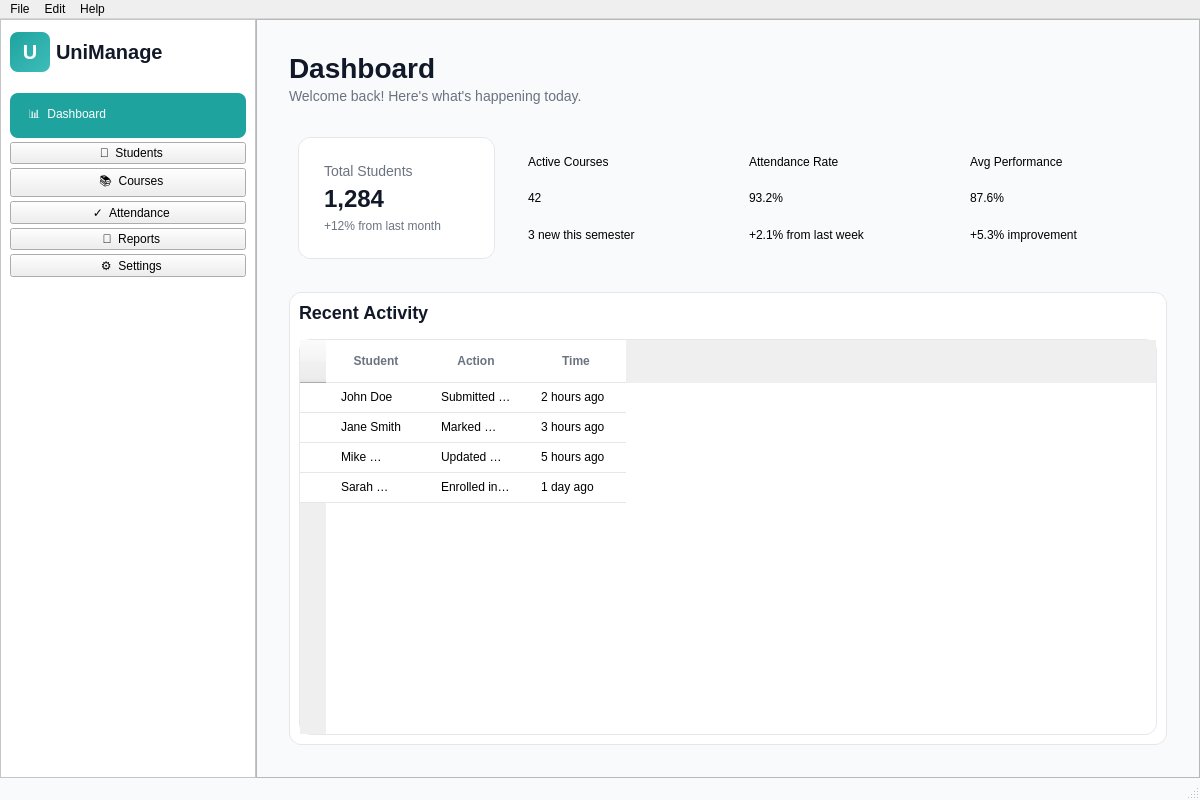
<?xml version="1.0" encoding="UTF-8"?>
<ui version="4.0">
 <class>MainWindow</class>
 <widget class="QMainWindow" name="MainWindow">
  <property name="geometry">
   <rect>
    <x>0</x>
    <y>0</y>
    <width>1200</width>
    <height>800</height>
   </rect>
  </property>
  <property name="windowTitle">
   <string>UniManage - Student Management System</string>
  </property>
  <property name="styleSheet">
   <string notr="true">
    QMainWindow {
      background-color: #F8FAFC;
    }
    QWidget#centralwidget {
      background-color: #F8FAFC;
    }
    QFrame#sidebar {
      background-color: #FFFFFF;
      border-right: 1px solid #E5E7EB;
    }
    QPushButton#menuButton {
      background-color: transparent;
      border: none;
      border-radius: 8px;
      padding: 12px;
      text-align: left;
      color: #6B7280;
    }
    QPushButton#menuButton:hover {
      background-color: #F3F4F6;
      color: #111827;
    }
    QPushButton#menuButton:checked {
      background-color: #1FA39F;
      color: #FFFFFF;
    }
    QFrame#statsCard {
      background-color: #FFFFFF;
      border: 1px solid #E5E7EB;
      border-radius: 12px;
      padding: 16px;
    }
    QLabel#cardTitle {
      color: #6B7280;
      font-size: 14px;
    }
    QLabel#cardValue {
      color: #111827;
      font-size: 24px;
      font-weight: 600;
    }
    QLabel#cardSubtext {
      color: #6B7280;
      font-size: 12px;
    }
    QTableWidget {
      background-color: #FFFFFF;
      border: 1px solid #E5E7EB;
      border-radius: 12px;
      gridline-color: #E5E7EB;
    }
    QTableWidget::item {
      padding: 12px;
      border-bottom: 1px solid #E5E7EB;
    }
    QHeaderView::section {
      background-color: #FFFFFF;
      color: #6B7280;
      padding: 12px;
      border: none;
      border-bottom: 1px solid #E5E7EB;
      font-weight: 500;
    }
   </string>
  </property>
  <widget class="QWidget" name="centralwidget">
   <layout class="QHBoxLayout" name="horizontalLayout">
    <property name="spacing">
     <number>0</number>
    </property>
    <property name="leftMargin">
     <number>0</number>
    </property>
    <property name="topMargin">
     <number>0</number>
    </property>
    <property name="rightMargin">
     <number>0</number>
    </property>
    <property name="bottomMargin">
     <number>0</number>
    </property>
    <item>
     <widget class="QFrame" name="sidebar">
      <property name="minimumSize">
       <size>
        <width>256</width>
        <height>0</height>
       </size>
      </property>
      <property name="maximumSize">
       <size>
        <width>256</width>
        <height>16777215</height>
       </size>
      </property>
      <property name="frameShape">
       <enum>QFrame::StyledPanel</enum>
      </property>
      <layout class="QVBoxLayout" name="verticalLayout">
       <property name="spacing">
        <number>0</number>
       </property>
       <property name="leftMargin">
        <number>0</number>
       </property>
       <property name="topMargin">
        <number>0</number>
       </property>
       <property name="rightMargin">
        <number>0</number>
       </property>
       <property name="bottomMargin">
        <number>0</number>
       </property>
       <item>
        <widget class="QFrame" name="logoFrame">
         <property name="minimumSize">
          <size>
           <width>0</width>
           <height>64</height>
          </size>
         </property>
         <property name="maximumSize">
          <size>
           <width>16777215</width>
           <height>64</height>
          </size>
         </property>
         <layout class="QHBoxLayout" name="horizontalLayout_2">
          <item>
           <widget class="QLabel" name="logoLabel">
            <property name="minimumSize">
             <size>
              <width>40</width>
              <height>40</height>
             </size>
            </property>
            <property name="maximumSize">
             <size>
              <width>40</width>
              <height>40</height>
             </size>
            </property>
            <property name="styleSheet">
             <string notr="true">
              background: qlineargradient(x1:0, y1:0, x2:1, y2:1, stop:0 #1FA39F, stop:1 #3EBDB9);
              border-radius: 8px;
              color: white;
              font-size: 20px;
              font-weight: bold;
             </string>
            </property>
            <property name="text">
             <string>U</string>
            </property>
            <property name="alignment">
             <set>Qt::AlignCenter</set>
            </property>
           </widget>
          </item>
          <item>
           <widget class="QLabel" name="appNameLabel">
            <property name="text">
             <string>UniManage</string>
            </property>
            <property name="styleSheet">
             <string notr="true">font-size: 20px; font-weight: 600; color: #111827;</string>
            </property>
           </widget>
          </item>
          <item>
           <spacer name="horizontalSpacer">
            <property name="orientation">
             <enum>Qt::Horizontal</enum>
            </property>
            <property name="sizeHint" stdset="0">
             <size>
              <width>40</width>
              <height>20</height>
             </size>
            </property>
           </spacer>
          </item>
         </layout>
        </widget>
       </item>
       <item>
        <widget class="QFrame" name="menuFrame">
         <layout class="QVBoxLayout" name="verticalLayout_2">
          <property name="spacing">
           <number>4</number>
          </property>
          <item>
           <widget class="QPushButton" name="menuButton">
            <property name="text">
             <string>  📊  Dashboard</string>
            </property>
            <property name="checkable">
             <bool>true</bool>
            </property>
            <property name="checked">
             <bool>true</bool>
            </property>
           </widget>
          </item>
          <item>
           <widget class="QPushButton" name="menuButton_2">
            <property name="text">
             <string>  👥  Students</string>
            </property>
            <property name="checkable">
             <bool>true</bool>
            </property>
           </widget>
          </item>
          <item>
           <widget class="QPushButton" name="menuButton_3">
            <property name="text">
             <string>  📚  Courses</string>
            </property>
            <property name="checkable">
             <bool>true</bool>
            </property>
           </widget>
          </item>
          <item>
           <widget class="QPushButton" name="menuButton_4">
            <property name="text">
             <string>  ✓  Attendance</string>
            </property>
            <property name="checkable">
             <bool>true</bool>
            </property>
           </widget>
          </item>
          <item>
           <widget class="QPushButton" name="menuButton_5">
            <property name="text">
             <string>  📄  Reports</string>
            </property>
            <property name="checkable">
             <bool>true</bool>
            </property>
           </widget>
          </item>
          <item>
           <widget class="QPushButton" name="menuButton_6">
            <property name="text">
             <string>  ⚙  Settings</string>
            </property>
            <property name="checkable">
             <bool>true</bool>
            </property>
           </widget>
          </item>
          <item>
           <spacer name="verticalSpacer">
            <property name="orientation">
             <enum>Qt::Vertical</enum>
            </property>
            <property name="sizeHint" stdset="0">
             <size>
              <width>20</width>
              <height>40</height>
             </size>
            </property>
           </spacer>
          </item>
         </layout>
        </widget>
       </item>
      </layout>
     </widget>
    </item>
    <item>
     <widget class="QFrame" name="mainContent">
      <property name="frameShape">
       <enum>QFrame::StyledPanel</enum>
      </property>
      <layout class="QVBoxLayout" name="verticalLayout_3">
       <property name="spacing">
        <number>24</number>
       </property>
       <property name="leftMargin">
        <number>32</number>
       </property>
       <property name="topMargin">
        <number>32</number>
       </property>
       <property name="rightMargin">
        <number>32</number>
       </property>
       <property name="bottomMargin">
        <number>32</number>
       </property>
       <item>
        <widget class="QFrame" name="headerFrame">
         <layout class="QVBoxLayout" name="verticalLayout_4">
          <property name="spacing">
           <number>4</number>
          </property>
          <property name="leftMargin">
           <number>0</number>
          </property>
          <property name="topMargin">
           <number>0</number>
          </property>
          <property name="rightMargin">
           <number>0</number>
          </property>
          <property name="bottomMargin">
           <number>0</number>
          </property>
          <item>
           <widget class="QLabel" name="pageTitle">
            <property name="text">
             <string>Dashboard</string>
            </property>
            <property name="styleSheet">
             <string notr="true">font-size: 28px; font-weight: 600; color: #111827;</string>
            </property>
           </widget>
          </item>
          <item>
           <widget class="QLabel" name="pageSubtitle">
            <property name="text">
             <string>Welcome back! Here's what's happening today.</string>
            </property>
            <property name="styleSheet">
             <string notr="true">font-size: 14px; color: #6B7280;</string>
            </property>
           </widget>
          </item>
         </layout>
        </widget>
       </item>
       <item>
        <widget class="QFrame" name="statsFrame">
         <layout class="QGridLayout" name="gridLayout">
          <property name="spacing">
           <number>24</number>
          </property>
          <item row="0" column="0">
           <widget class="QFrame" name="statsCard">
            <layout class="QVBoxLayout" name="verticalLayout_5">
             <item>
              <widget class="QLabel" name="cardTitle">
               <property name="text">
                <string>Total Students</string>
               </property>
              </widget>
             </item>
             <item>
              <widget class="QLabel" name="cardValue">
               <property name="text">
                <string>1,284</string>
               </property>
              </widget>
             </item>
             <item>
              <widget class="QLabel" name="cardSubtext">
               <property name="text">
                <string>+12% from last month</string>
               </property>
              </widget>
             </item>
            </layout>
           </widget>
          </item>
          <item row="0" column="1">
           <widget class="QFrame" name="statsCard_2">
            <layout class="QVBoxLayout" name="verticalLayout_6">
             <item>
              <widget class="QLabel" name="cardTitle_2">
               <property name="text">
                <string>Active Courses</string>
               </property>
              </widget>
             </item>
             <item>
              <widget class="QLabel" name="cardValue_2">
               <property name="text">
                <string>42</string>
               </property>
              </widget>
             </item>
             <item>
              <widget class="QLabel" name="cardSubtext_2">
               <property name="text">
                <string>3 new this semester</string>
               </property>
              </widget>
             </item>
            </layout>
           </widget>
          </item>
          <item row="0" column="2">
           <widget class="QFrame" name="statsCard_3">
            <layout class="QVBoxLayout" name="verticalLayout_7">
             <item>
              <widget class="QLabel" name="cardTitle_3">
               <property name="text">
                <string>Attendance Rate</string>
               </property>
              </widget>
             </item>
             <item>
              <widget class="QLabel" name="cardValue_3">
               <property name="text">
                <string>93.2%</string>
               </property>
              </widget>
             </item>
             <item>
              <widget class="QLabel" name="cardSubtext_3">
               <property name="text">
                <string>+2.1% from last week</string>
               </property>
              </widget>
             </item>
            </layout>
           </widget>
          </item>
          <item row="0" column="3">
           <widget class="QFrame" name="statsCard_4">
            <layout class="QVBoxLayout" name="verticalLayout_8">
             <item>
              <widget class="QLabel" name="cardTitle_4">
               <property name="text">
                <string>Avg Performance</string>
               </property>
              </widget>
             </item>
             <item>
              <widget class="QLabel" name="cardValue_4">
               <property name="text">
                <string>87.6%</string>
               </property>
              </widget>
             </item>
             <item>
              <widget class="QLabel" name="cardSubtext_4">
               <property name="text">
                <string>+5.3% improvement</string>
               </property>
              </widget>
             </item>
            </layout>
           </widget>
          </item>
         </layout>
        </widget>
       </item>
       <item>
        <widget class="QFrame" name="tableFrame">
         <property name="styleSheet">
          <string notr="true">
           QFrame#tableFrame {
             background-color: #FFFFFF;
             border: 1px solid #E5E7EB;
             border-radius: 12px;
           }
          </string>
         </property>
         <layout class="QVBoxLayout" name="verticalLayout_9">
          <property name="spacing">
           <number>16</number>
          </property>
          <item>
           <widget class="QLabel" name="tableTitle">
            <property name="text">
             <string>Recent Activity</string>
            </property>
            <property name="styleSheet">
             <string notr="true">font-size: 18px; font-weight: 600; color: #111827;</string>
            </property>
           </widget>
          </item>
          <item>
           <widget class="QTableWidget" name="activityTable">
            <property name="alternatingRowColors">
             <bool>false</bool>
            </property>
            <property name="selectionBehavior">
             <enum>QAbstractItemView::SelectRows</enum>
            </property>
            <property name="showGrid">
             <bool>false</bool>
            </property>
            <property name="columnCount">
             <number>3</number>
            </property>
            <property name="rowCount">
             <number>4</number>
            </property>
            <column>
             <property name="text">
              <string>Student</string>
             </property>
            </column>
            <column>
             <property name="text">
              <string>Action</string>
             </property>
            </column>
            <column>
             <property name="text">
              <string>Time</string>
             </property>
            </column>
            <row>
             <property name="text">
              <string/>
             </property>
            </row>
            <row>
             <property name="text">
              <string/>
             </property>
            </row>
            <row>
             <property name="text">
              <string/>
             </property>
            </row>
            <row>
             <property name="text">
              <string/>
             </property>
            </row>
            <item row="0" column="0">
             <property name="text">
              <string>John Doe</string>
             </property>
            </item>
            <item row="0" column="1">
             <property name="text">
              <string>Submitted assignment</string>
             </property>
            </item>
            <item row="0" column="2">
             <property name="text">
              <string>2 hours ago</string>
             </property>
            </item>
            <item row="1" column="0">
             <property name="text">
              <string>Jane Smith</string>
             </property>
            </item>
            <item row="1" column="1">
             <property name="text">
              <string>Marked present</string>
             </property>
            </item>
            <item row="1" column="2">
             <property name="text">
              <string>3 hours ago</string>
             </property>
            </item>
            <item row="2" column="0">
             <property name="text">
              <string>Mike Johnson</string>
             </property>
            </item>
            <item row="2" column="1">
             <property name="text">
              <string>Updated profile</string>
             </property>
            </item>
            <item row="2" column="2">
             <property name="text">
              <string>5 hours ago</string>
             </property>
            </item>
            <item row="3" column="0">
             <property name="text">
              <string>Sarah Williams</string>
             </property>
            </item>
            <item row="3" column="1">
             <property name="text">
              <string>Enrolled in course</string>
             </property>
            </item>
            <item row="3" column="2">
             <property name="text">
              <string>1 day ago</string>
             </property>
            </item>
           </widget>
          </item>
         </layout>
        </widget>
       </item>
      </layout>
     </widget>
    </item>
   </layout>
  </widget>
  <widget class="QMenuBar" name="menubar">
   <property name="geometry">
    <rect>
     <x>0</x>
     <y>0</y>
     <width>1200</width>
     <height>21</height>
    </rect>
   </property>
   <widget class="QMenu" name="menuFile">
    <property name="title">
     <string>File</string>
    </property>
    <addaction name="actionNew"/>
    <addaction name="actionOpen"/>
    <addaction name="separator"/>
    <addaction name="actionExit"/>
   </widget>
   <widget class="QMenu" name="menuEdit">
    <property name="title">
     <string>Edit</string>
    </property>
    <addaction name="actionPreferences"/>
   </widget>
   <widget class="QMenu" name="menuHelp">
    <property name="title">
     <string>Help</string>
    </property>
    <addaction name="actionAbout"/>
   </widget>
   <addaction name="menuFile"/>
   <addaction name="menuEdit"/>
   <addaction name="menuHelp"/>
  </widget>
  <widget class="QStatusBar" name="statusbar"/>
  <action name="actionNew">
   <property name="text">
    <string>New</string>
   </property>
  </action>
  <action name="actionOpen">
   <property name="text">
    <string>Open</string>
   </property>
  </action>
  <action name="actionExit">
   <property name="text">
    <string>Exit</string>
   </property>
  </action>
  <action name="actionPreferences">
   <property name="text">
    <string>Preferences</string>
   </property>
  </action>
  <action name="actionAbout">
   <property name="text">
    <string>About</string>
   </property>
  </action>
 </widget>
 <resources/>
 <connections/>
</ui>
